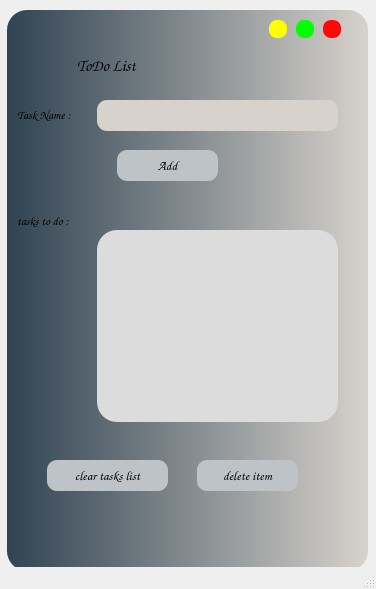
<?xml version="1.0" encoding="UTF-8"?>
<ui version="4.0">
 <class>MainWindow</class>
 <widget class="QMainWindow" name="MainWindow">
  <property name="geometry">
   <rect>
    <x>0</x>
    <y>0</y>
    <width>376</width>
    <height>589</height>
   </rect>
  </property>
  <property name="windowTitle">
   <string>MainWindow</string>
  </property>
  <widget class="QWidget" name="centralwidget">
   <widget class="QFrame" name="frame">
    <property name="geometry">
     <rect>
      <x>7</x>
      <y>10</y>
      <width>361</width>
      <height>561</height>
     </rect>
    </property>
    <property name="styleSheet">
     <string notr="true">background-color: qlineargradient(spread:pad, x1:0, y1:0, x2:1, y2:0, stop:0 #304352, stop:1 #d7d2cc);
border-radius:20px;</string>
    </property>
    <property name="frameShape">
     <enum>QFrame::StyledPanel</enum>
    </property>
    <property name="frameShadow">
     <enum>QFrame::Raised</enum>
    </property>
    <widget class="QLabel" name="label">
     <property name="geometry">
      <rect>
       <x>10</x>
       <y>89</y>
       <width>101</width>
       <height>31</height>
      </rect>
     </property>
     <property name="font">
      <font>
       <family>Comic Sans MS</family>
       <pointsize>9</pointsize>
       <weight>75</weight>
       <bold>true</bold>
      </font>
     </property>
     <property name="styleSheet">
      <string notr="true">background-color: none;
</string>
     </property>
     <property name="text">
      <string>Task Name :</string>
     </property>
    </widget>
    <widget class="QLineEdit" name="lineEdit_task">
     <property name="geometry">
      <rect>
       <x>90</x>
       <y>90</y>
       <width>241</width>
       <height>31</height>
      </rect>
     </property>
     <property name="styleSheet">
      <string notr="true">background-color:#d7d2cc;
border-radius : 10px;</string>
     </property>
    </widget>
    <widget class="QLabel" name="label_3">
     <property name="geometry">
      <rect>
       <x>70</x>
       <y>40</y>
       <width>181</width>
       <height>31</height>
      </rect>
     </property>
     <property name="font">
      <font>
       <family>Comic Sans MS</family>
       <pointsize>12</pointsize>
       <weight>75</weight>
       <italic>true</italic>
       <bold>true</bold>
       <underline>false</underline>
       <strikeout>false</strikeout>
       <kerning>true</kerning>
      </font>
     </property>
     <property name="styleSheet">
      <string notr="true">background-color: none;</string>
     </property>
     <property name="text">
      <string>ToDo List</string>
     </property>
    </widget>
    <widget class="QPushButton" name="pushButton_min">
     <property name="geometry">
      <rect>
       <x>262</x>
       <y>10</y>
       <width>18</width>
       <height>18</height>
      </rect>
     </property>
     <property name="minimumSize">
      <size>
       <width>18</width>
       <height>18</height>
      </size>
     </property>
     <property name="maximumSize">
      <size>
       <width>18</width>
       <height>18</height>
      </size>
     </property>
     <property name="toolTip">
      <string>&lt;html&gt;&lt;head/&gt;&lt;body &gt;&lt;p&gt;Minimize&lt;/p&gt;&lt;/body&gt;&lt;/html&gt;</string>
     </property>
     <property name="styleSheet">
      <string notr="true">border-radius:8px;
background-color: rgb(255, 255, 0);</string>
     </property>
     <property name="text">
      <string/>
     </property>
    </widget>
    <widget class="QPushButton" name="pushButton_close">
     <property name="geometry">
      <rect>
       <x>316</x>
       <y>10</y>
       <width>18</width>
       <height>18</height>
      </rect>
     </property>
     <property name="minimumSize">
      <size>
       <width>18</width>
       <height>18</height>
      </size>
     </property>
     <property name="maximumSize">
      <size>
       <width>18</width>
       <height>18</height>
      </size>
     </property>
     <property name="toolTip">
      <string>Close</string>
     </property>
     <property name="styleSheet">
      <string notr="true">border-radius:8px;
background-color: rgb(255, 8, 8);
</string>
     </property>
     <property name="text">
      <string/>
     </property>
    </widget>
    <widget class="QPushButton" name="pushButton_max">
     <property name="geometry">
      <rect>
       <x>289</x>
       <y>10</y>
       <width>18</width>
       <height>18</height>
      </rect>
     </property>
     <property name="minimumSize">
      <size>
       <width>18</width>
       <height>18</height>
      </size>
     </property>
     <property name="maximumSize">
      <size>
       <width>18</width>
       <height>18</height>
      </size>
     </property>
     <property name="toolTip">
      <string>Normal size</string>
     </property>
     <property name="styleSheet">
      <string notr="true">border-radius:8px;
background-color: rgb(0, 255, 0);
</string>
     </property>
     <property name="text">
      <string/>
     </property>
    </widget>
    <widget class="QLabel" name="label_4">
     <property name="geometry">
      <rect>
       <x>10</x>
       <y>200</y>
       <width>101</width>
       <height>21</height>
      </rect>
     </property>
     <property name="font">
      <font>
       <family>Comic Sans MS</family>
       <pointsize>9</pointsize>
       <weight>75</weight>
       <bold>true</bold>
      </font>
     </property>
     <property name="styleSheet">
      <string notr="true">background-color: none;
</string>
     </property>
     <property name="text">
      <string>tasks to do :</string>
     </property>
    </widget>
    <widget class="QPushButton" name="pushButton_add">
     <property name="geometry">
      <rect>
       <x>110</x>
       <y>140</y>
       <width>101</width>
       <height>31</height>
      </rect>
     </property>
     <property name="font">
      <font>
       <family>Comic Sans MS</family>
       <pointsize>10</pointsize>
       <weight>75</weight>
       <bold>true</bold>
      </font>
     </property>
     <property name="styleSheet">
      <string notr="true">QPushButton{
border-radius:10px;
background-color: #bdc3c7;
}
QPushButton:hover{
border-radius:10px;
background-color: qlineargradient(spread:pad, x1:0, y1:0, x2:1, y2:0, stop:0 #948E99, stop:1 #2E1437);
}</string>
     </property>
     <property name="text">
      <string>Add</string>
     </property>
    </widget>
    <widget class="QListWidget" name="listWidget_todo">
     <property name="geometry">
      <rect>
       <x>90</x>
       <y>220</y>
       <width>241</width>
       <height>192</height>
      </rect>
     </property>
     <property name="font">
      <font>
       <family>Consolas</family>
       <pointsize>11</pointsize>
       <weight>75</weight>
       <bold>true</bold>
      </font>
     </property>
     <property name="styleSheet">
      <string notr="true">background-color: rgb(220, 220, 220);
padding: 5px 10px </string>
     </property>
    </widget>
    <widget class="QPushButton" name="pushButton_delete_item">
     <property name="geometry">
      <rect>
       <x>190</x>
       <y>450</y>
       <width>101</width>
       <height>31</height>
      </rect>
     </property>
     <property name="font">
      <font>
       <family>Comic Sans MS</family>
       <pointsize>10</pointsize>
       <weight>75</weight>
       <bold>true</bold>
      </font>
     </property>
     <property name="styleSheet">
      <string notr="true">QPushButton{
border-radius:10px;
background-color: #bdc3c7;
}
QPushButton:hover{
border-radius:10px;
background-color: qlineargradient(spread:pad, x1:0, y1:0, x2:1, y2:0, stop:0 #948E99, stop:1 #2E1437);
}</string>
     </property>
     <property name="text">
      <string>delete item</string>
     </property>
    </widget>
    <widget class="QPushButton" name="pushButton_clear_task_list">
     <property name="geometry">
      <rect>
       <x>40</x>
       <y>450</y>
       <width>121</width>
       <height>31</height>
      </rect>
     </property>
     <property name="font">
      <font>
       <family>Comic Sans MS</family>
       <pointsize>10</pointsize>
       <weight>75</weight>
       <bold>true</bold>
      </font>
     </property>
     <property name="styleSheet">
      <string notr="true">QPushButton{
border-radius:10px;
background-color: #bdc3c7;
}
QPushButton:hover{
border-radius:10px;
background-color: qlineargradient(spread:pad, x1:0, y1:0, x2:1, y2:0, stop:0 #948E99, stop:1 #2E1437);
}</string>
     </property>
     <property name="text">
      <string>clear tasks list</string>
     </property>
    </widget>
   </widget>
  </widget>
  <widget class="QStatusBar" name="statusbar"/>
 </widget>
 <resources/>
 <connections>
  <connection>
   <sender>pushButton_close</sender>
   <signal>clicked()</signal>
   <receiver>MainWindow</receiver>
   <slot>close()</slot>
   <hints>
    <hint type="sourcelabel">
     <x>377</x>
     <y>27</y>
    </hint>
    <hint type="destinationlabel">
     <x>204</x>
     <y>238</y>
    </hint>
   </hints>
  </connection>
  <connection>
   <sender>pushButton_max</sender>
   <signal>clicked()</signal>
   <receiver>MainWindow</receiver>
   <slot>showNormal()</slot>
   <hints>
    <hint type="sourcelabel">
     <x>350</x>
     <y>27</y>
    </hint>
    <hint type="destinationlabel">
     <x>204</x>
     <y>238</y>
    </hint>
   </hints>
  </connection>
  <connection>
   <sender>pushButton_min</sender>
   <signal>clicked()</signal>
   <receiver>pushButton_min</receiver>
   <slot>showMinimized()</slot>
   <hints>
    <hint type="sourcelabel">
     <x>323</x>
     <y>27</y>
    </hint>
    <hint type="destinationlabel">
     <x>323</x>
     <y>27</y>
    </hint>
   </hints>
  </connection>
 </connections>
</ui>
